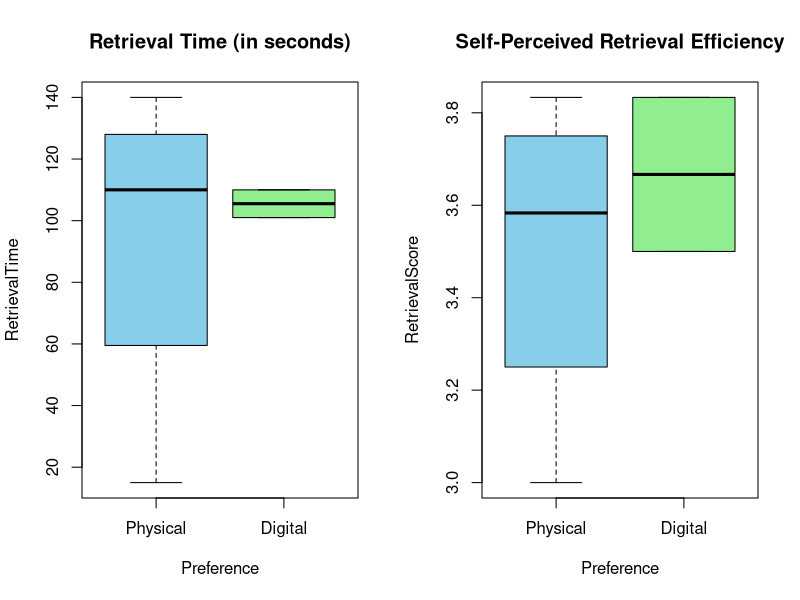

This figure's R source:
library(dplyr)
library(lubridate)

#Load CSV
data <- read.csv("Final_Data_R.csv")

#RetrievalTime to seconds
data$RetrievalTime <- sapply(data$RetrievalTime, function(x) {
  period <- hms(x)
  as.numeric(period, units = "secs")
})

data %>% select(Retrieval1:Retrieval6)
data[, c("Retrieval1", "Retrieval2", "Retrieval3", "Retrieval4", "Retrieval5", "Retrieval6")]

#average of Retrieval1 to Retrieval6
#data <- data %>%
 # mutate(
  #  RetrievalScore = rowMeans(select(., Retrieval1:Retrieval6), na.rm = TRUE),
  #  Preference = factor(Preference, levels = c(1, 2), labels = c("Physical", "Digital"))
  #)


data <- data %>%
  mutate(
    RetrievalScore = rowMeans(data[, c("Retrieval1", "Retrieval2", "Retrieval3", "Retrieval4", "Retrieval5", "Retrieval6")], na.rm = TRUE),
    Preference = factor(Preference, levels = c(1, 2), labels = c("Physical", "Digital"))
  )


#Filtering missing values
filtered_data <- data %>%
  filter(!is.na(Preference) & !is.na(RetrievalTime) & !is.na(RetrievalScore))

#Normality checking
shapiro.test(filtered_data$RetrievalTime)
shapiro.test(filtered_data$RetrievalScore)

# Wilcoxon tests
cat("== Retrieval Time Test (Physical > Digital) ==\n")
print(wilcox.test(RetrievalTime ~ Preference,
                  data = filtered_data,
                  alternative = "greater",
                  exact = FALSE))

cat("\n== Retrieval Score Test (Physical < Digital) ==\n")
print(wilcox.test(RetrievalScore ~ Preference,
                  data = filtered_data,
                  alternative = "less",
                  exact = FALSE))

# Descriptive stats
filtered_data %>%
  group_by(Preference) %>%
  summarise(
    Count = n(),
    Mean_RetrievalTime = mean(RetrievalTime),
    Median_RetrievalTime = median(RetrievalTime),
    SD_RetrievalTime = sd(RetrievalTime),
    Mean_RetrievalScore = mean(RetrievalScore),
    Median_RetrievalScore = median(RetrievalScore),
    SD_RetrievalScore = sd(RetrievalScore)
  )


par(mfrow = c(1, 2))
boxplot(RetrievalTime ~ Preference, data = filtered_data,
        main = "Retrieval Time (in seconds)",
        col = c("skyblue", "lightgreen"))

boxplot(RetrievalScore ~ Preference, data = filtered_data,
        main = "Self-Perceived Retrieval Efficiency",
        col = c("skyblue", "lightgreen"))
par(mfrow = c(1,1))
